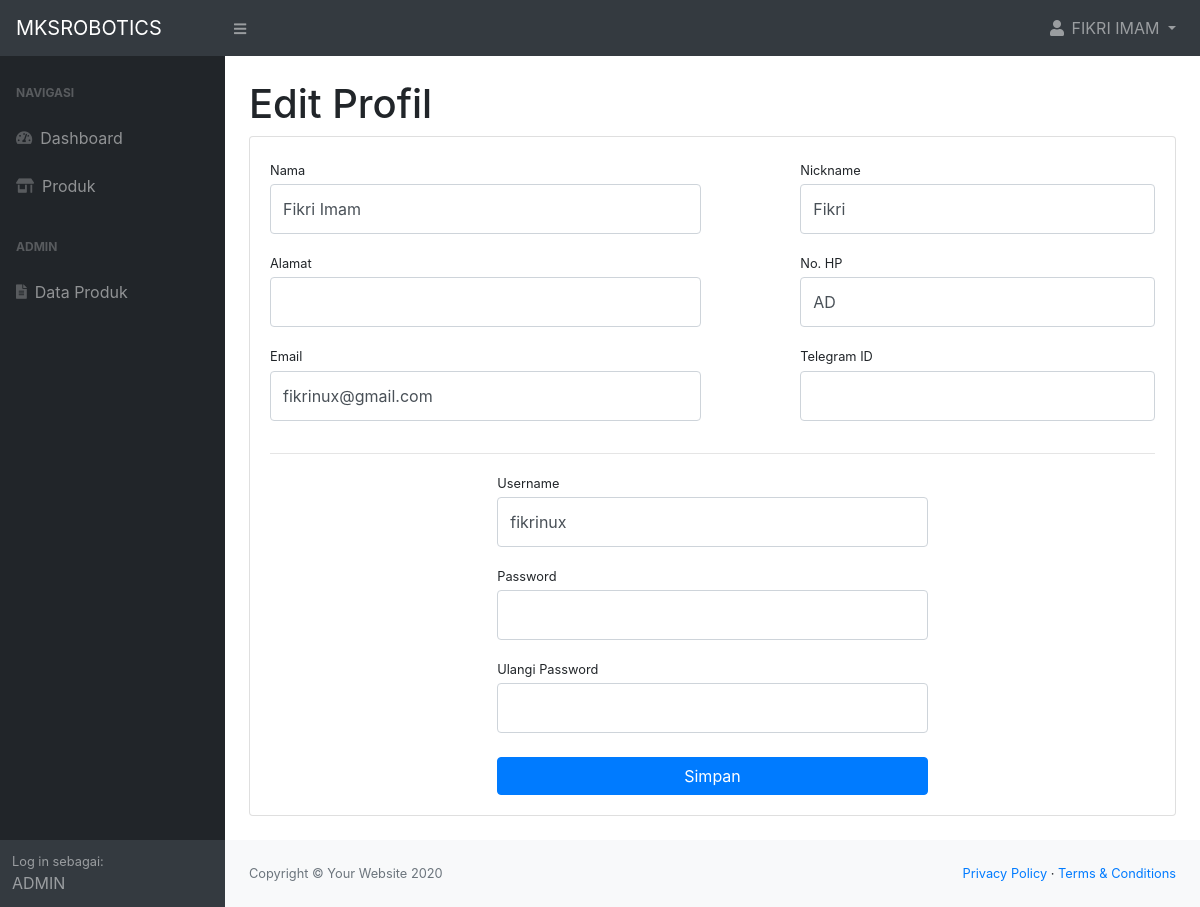
Before: /profil.php (signed in) with the older database file.
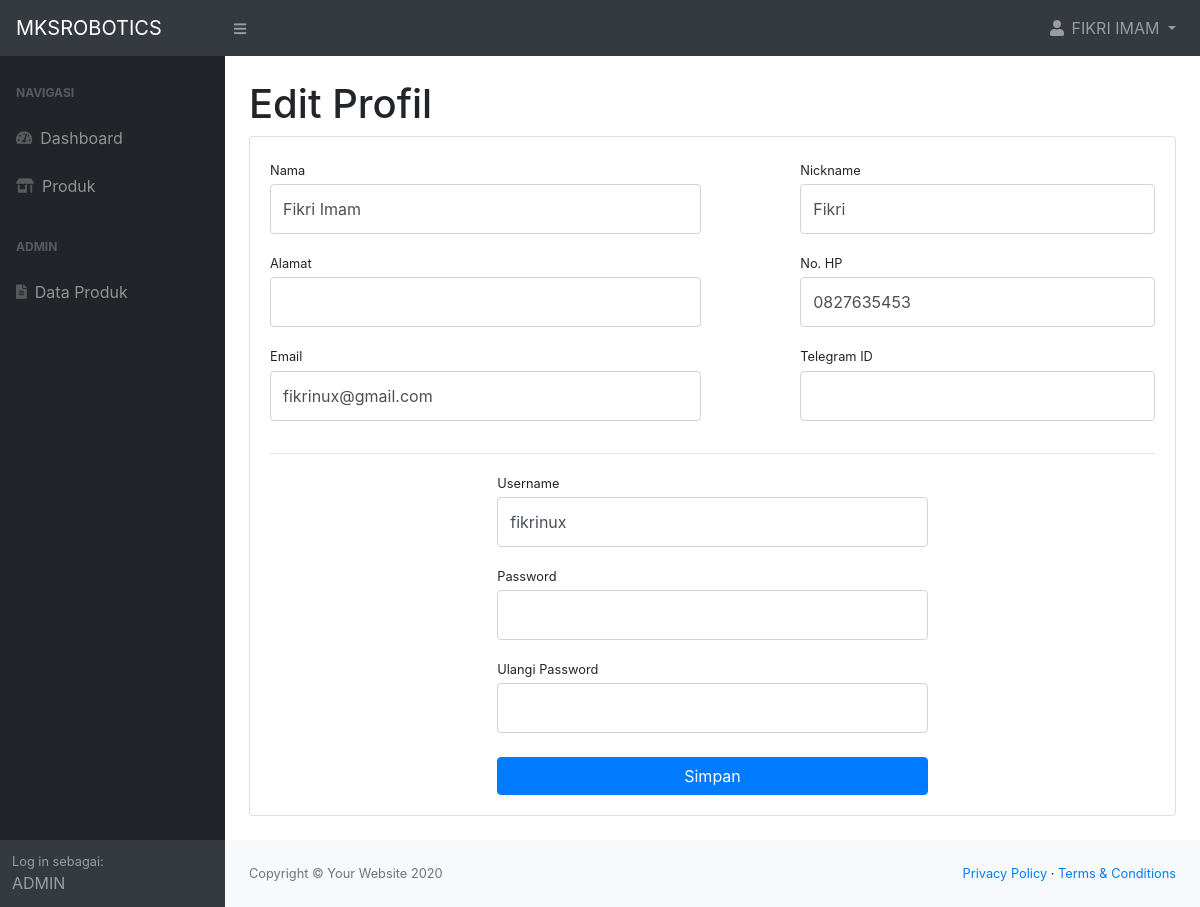
After: the same page with the newer database file.
### tables this page shows
CREATE TABLE "user" (
	"user_id"	INTEGER PRIMARY KEY AUTOINCREMENT,
	"username"	TEXT UNIQUE,
	"pass"	TEXT,
	"name"	TEXT,
	"address"	TEXT,
	"email"	TEXT UNIQUE,
	"telegram_id"	TEXT,
	"nickname"	TEXT,
	"role"	TEXT,
	"rolename"	TEXT,
	"hp"	TEXT UNIQUE
);

### access/session.php (called while the page is built, shortened)
<?php
   if(isset($_SESSION['logged_user'])){
    $db = new SQLite3('uploads/mksrobotics.db');
    $user_session = $db->querySingle("SELECT * FROM user WHERE username = '".$_SESSION['logged_user']."'", true);
   }
?>

### profil.php (the view, shortened to what this page needs)
<?php
include('access/session.php');
?>
<!DOCTYPE html>
<html lang="en">
    <head>
        <?php include('partials/head.php'); ?>
    </head>
    <body>
        <?php include('partials/topbar.php'); ?>
        <div id="layoutSidenav">
            <?php include('partials/sidebar.php'); ?>
            <div id="layoutSidenav_content">
                <main>
                    <div class="container-fluid">
                        <h1 class="mt-4">Edit Profil</h1>
                        <div class="card mb-4">
                            <div class="card-body">
                                <form action="access/profile_edit.php" method="post">
                                <div class="row">
                                    <div class="col-md-6">
                                        <div class="form-group">
                                            <label class="small mb-1" for="nameTxt">Nama</label>
                                            <input class="form-control py-4" type="text" name="name" value="<?php echo $user_session['name'];?>" required/>
                                        </div>
                                        <div class="form-group">
                                            <label class="small mb-1" for="addressTxt">Alamat</label>
                                            <input class="form-control py-4" type="text" name="address" value="<?php echo $user_session['address'];?>"/>
                                        </div>
                                        <div class="form-group">
                                            <label class="small mb-1" for="emailTxt">Email</label>
                                            <input class="form-control py-4" type="email" name="email" value="<?php echo $user_session['email'];?>" required/>
                                        </div>
                                    </div>
                                    <div class="col-md-5 offset-md-1">
                                        <div class="form-group">
                                            <label class="small mb-1" for="nicknameTxt">Nickname</label>
                                            <input class="form-control py-4" type="text" name="nickname" value="<?php echo $user_session['nickname'];?>" />
                                        </div>
                                        <div class="form-group">
                                            <label class="small mb-1" for="hpTxt">No. HP</label>
                                            <input class="form-control py-4" type="text" name="hp" value="<?php echo $user_session['hp'];?>"/>
                                        </div>
                                        <div class="form-group">
                                            <label class="small mb-1" for="telegramTxt">Telegram ID</label>
                                            <input class="form-control py-4" type="text" name="telegram_id" value="<?php echo $user_session['telegram_id'];?>"/>
                                        </div>
                                    </div>
                                </div>
                                <hr>
                                <div class="row">
                                    <div class="col-md-6 offset-md-3">
                                        <div class="form-group">
                                            <label class="small mb-1" for="usernameTxt">Username</label>
                                            <input class="form-control py-4" id="usernameTxt" type="text" name="username" value="<?php echo $user_session['username'];?>" required/>
                                        </div>
                                        <div class="form-group">
                                            <label class="small mb-1" for="passTxt">Password</label>
                                            <input class="form-control py-4" id="passTxt" type="password" name="pass" required/>
                                        </div>
                                        <div class="form-group">
                                            <label class="small mb-1" for="passTxt">Ulangi Password</label>
                                            <input class="form-control py-4" id="passTxt" type="password" name="pass2" required/>
                                        </div>
                                        <div class="form-group d-flex align-items-center justify-content-between mt-4 mb-0">
                                            <button class="btn btn-primary btn-block"  type="submit">Simpan</button>
                                        </div>
                                    </div>
                                </div>
                                </form>
                            </div>
                        </div>
                    </div>
                </main>
                <?php include('partials/footer.php'); ?>
            </div>
        </div>
    </body>
</html>

### partials/head.php (shortened to what this page needs)
<link href="css/styles.css" rel="stylesheet" />
<link rel="stylesheet" href="css/all.css">

### partials/topbar.php (shortened to what this page needs)
<nav class="sb-topnav navbar navbar-expand navbar-dark bg-dark">
    <a class="navbar-brand" href="index.php">MKSROBOTICS</a>
    <button class="btn btn-link btn-sm order-1 order-lg-0" id="sidebarToggle" href="#"><i class="fas fa-bars"></i></button>
    <?php
          if(isset($_SESSION['logged_user'])){
    ?>
    <ul class="navbar-nav ml-auto ml-md-0 ">
        <li class="nav-item dropdown">
            <a class="nav-link dropdown-toggle" id="userDropdown" href="#" role="button" data-toggle="dropdown" aria-haspopup="true" aria-expanded="false"><i class="fas fa-user fa-fw"></i>
                <?php echo strtoupper($user_session['name']); ?> </a>
        </li>
    </ul>
    <?php } ?>
</nav>

### partials/sidebar.php (shortened to what this page needs)
<div id="layoutSidenav_nav">
    <nav class="sb-sidenav accordion sb-sidenav-dark" id="sidenavAccordion">
        <div class="sb-sidenav-menu">
            <div class="nav">
                <div class="sb-sidenav-menu-heading">NAVIGASI</div>
                <a class="nav-link" href="index.php">
                    <div class="sb-nav-link-icon"><i class="fas fa-tachometer-alt"></i></div>
                    Dashboard
                </a>
                <a class="nav-link" href="produk.php">
                    <div class="sb-nav-link-icon"><i class="fas fa-store-alt"></i></div>
                    Produk
                </a>
                <?php
                    if(isset($_SESSION['logged_user'])){
                ?>
                    <?php
                        if($user_session['role'] == 'SU' || $user_session['role'] == 'AD'){
                    ?>
                        <div class="sb-sidenav-menu-heading">ADMIN</div>
                        <a class="nav-link" href="data_produk.php">
                            <div class="sb-nav-link-icon"><i class="fas fa-file-alt"></i></div>
                            Data Produk
                        </a>
                    <?php
                        }
                    ?>
                <?php
                    }
                ?>
            </div>
        </div>
        <?php
            if(isset($_SESSION['logged_user'])){
        ?>
        <div class="sb-sidenav-footer">
            <div class="small">Log in sebagai:</div>
            <?php echo strtoupper($user_session['rolename']); ?>
        </div>
        <?php
            }
        ?>
    </nav>
</div>

### partials/footer.php
<footer class="py-4 bg-light mt-auto">
    <div class="container-fluid">
        <div class="d-flex align-items-center justify-content-between small">
            <div class="text-muted">Copyright &copy; Your Website 2020</div>
            <div>
                <a href="#">Privacy Policy</a>
                &middot;
                <a href="#">Terms &amp; Conditions</a>
            </div>
        </div>
    </div>
</footer>

### css/all.css (style rules this page uses)
.fa, .fas, .far, .fal, .fad, .fab { -moz-osx-font-smoothing: grayscale; -webkit-font-smoothing: antialiased; display: inline-block; font-style: normal; font-variant: normal; text-rendering: auto; line-height: 1; }
.fa-fw { text-align: center; width: 1.25em; }
.fa-bars:before { content: "\f0c9"; }
.fa-file-alt:before { content: "\f15c"; }
.fa-store-alt:before { content: "\f54f"; }
.fa-tachometer-alt:before { content: "\f3fd"; }
.fa-user:before { content: "\f007"; }
.fa, .fas { font-family: 'Font Awesome 5 Free'; font-weight: 900; }

Changed rows visible on the page:
changed user "FIKRI IMAM": hp "AD" → "0827635453"
